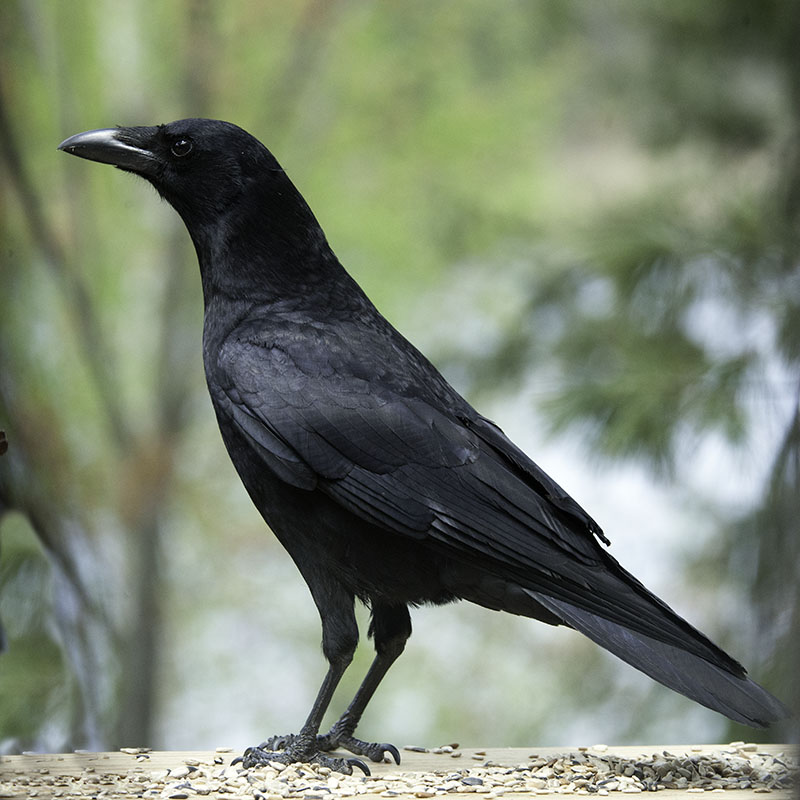
#> input picture EtcFiles/Completed Queries/American Crow/20130529_American_Crow.jpg, 800 x 800 px, found by its file name; its folder holds 4 pictures in this run
$ python augment-images.py
#> lines starting #> are read from the running program, lines starting #| are printed output that depends on the picture; pictures that were not available may be replaced by others from this repository, and a replacement may not be noted
from PIL import Image
from pathlib import Path
import os
import PIL
import string
import random
import pyautogui

bird_species = [
    'American Crow',
    'American Goldfinch',
    'American Robin',
    'Black Capped Chickadee',
    'Blue Jay',
    'Brown Headed Cowbird',
    'Common Grackle',
    'Dark Eyed Junco',
    'Downy Woodpecker',
    'European Starling',
    'Hairy Woodpecker',
    'House Finch',
    'House Sparrow',
    'Male Northern Cardinal',
    'Mourning Dove',
    'Purple Finch',
    'Red Bellied Woodpecker',
    'Red Winged Blackbird',
    'Song Sparrow',
    'Tufted Titmouse',
    'White Breasted Nuthatch'
]

bird_species_files = [
    Path(r'EtcFiles\One-Of-Each-Bird\American_Crow.jpg'),
    Path(r'EtcFiles\One-Of-Each-Bird\American_Goldfinch.jpg'),
    Path(r'EtcFiles\One-Of-Each-Bird\American_Robin.jpg'),
    Path(r'EtcFiles\One-Of-Each-Bird\Black_Capped_Chickadee.jpg'),
    Path(r'EtcFiles\One-Of-Each-Bird\Blue_Jay.jpg'),
    Path(r'EtcFiles\One-Of-Each-Bird\Brown_Headed_Cowbird.jpg'),
    Path(r'EtcFiles\One-Of-Each-Bird\Common_Grackle.jpg'),
    Path(r'EtcFiles\One-Of-Each-Bird\Dark_Eyed_Junco.jpg'),
    Path(r'EtcFiles\One-Of-Each-Bird\Downy_Woodpecker.jpg'),
    Path(r'EtcFiles\One-Of-Each-Bird\European_Starling.jpg'),
    Path(r'EtcFiles\One-Of-Each-Bird\Hairy_Woodpecker.jpg'),
    Path(r'EtcFiles\One-Of-Each-Bird\House_Finch.jpg'),
    Path(r'EtcFiles\One-Of-Each-Bird\House_Sparrow.jpg'),
    Path(r'EtcFiles\One-Of-Each-Bird\Male_Northern_Cardinal.jpg'),
    Path(r'EtcFiles\One-Of-Each-Bird\Mourning_Dove.jpg'),
    Path(r'EtcFiles\One-Of-Each-Bird\Purple_Finch.jpg'),
    Path(r'EtcFiles\One-Of-Each-Bird\Red_Bellied_Woodpecker.jpg'),
    Path(r'EtcFiles\One-Of-Each-Bird\Red_Winged_Blackbird.jpg'),
    Path(r'EtcFiles\One-Of-Each-Bird\Song_Sparrow.jpg'),
    Path(r'EtcFiles\One-Of-Each-Bird\Tufted_Titmouse.jpg'),
    Path(r'EtcFiles\One-Of-Each-Bird\White_Breasted_Nuthatch.jpg')
]

# =============================================
# this loops through all pictures in a subdir

j = 20

# =============================================

def randomString(stringLength=10):
    """Generate a random string of fixed length """
    letters = string.ascii_lowercase
    return ''.join(random.choice(letters) for i in range(stringLength))

# for j in range(len(bird_species)):
base_path = str(bird_species_files[j])
for filename in os.listdir(base_path):
    try:
        if ('.jpg') not in filename:
            os.rename(filename, randomString() + '.jpg')
        if ('%') in filename:
            print('BAD FILE NAME\t:' + filename)
            new_filename = os.rename(filename, randomString() + '.jpg')
            print('NEW FILE NAME\t:' + str(new_filename))
    except FileNotFoundError:
        print('ERROR: CANNOT RENAME FILE')
        continue

for filename in os.listdir(base_path):
    try:
        image = Image.open(filename)
#> image is the input picture: PIL image 800x800 RGB; mean R, G, B 120.8, 129.9, 112.3
        image_rot_90 = image.rotate(90)
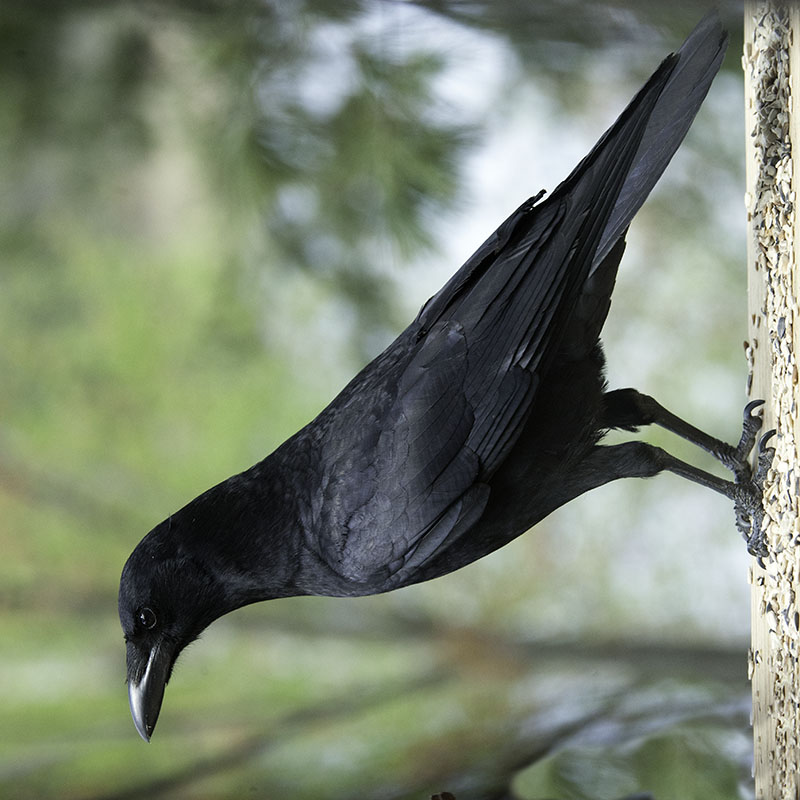
#> image_rot_90: PIL image 800x800 RGB; mean R, G, B 120.8, 129.9, 112.3
        image_rot_90.save('{}_rot_90.jpg'.format(filename[:-4]))
        print('Image rotated 90 degrees')
        image = Image.open(filename)
        image_flip = image.transpose(Image.FLIP_LEFT_RIGHT)
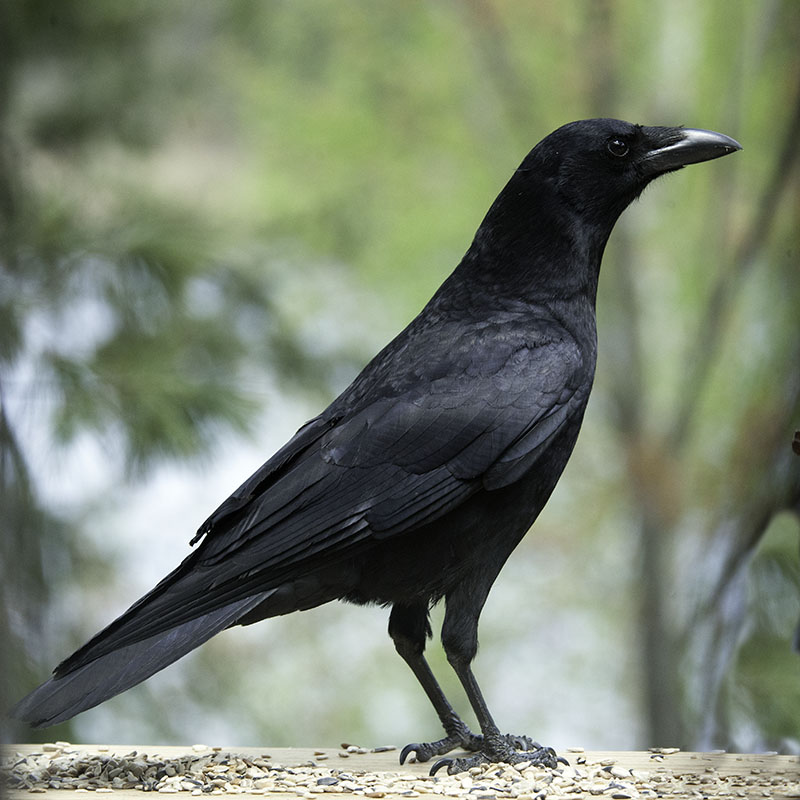
#> image_flip: PIL image 800x800 RGB; mean R, G, B 120.8, 129.9, 112.3
        image_flip.save('{}_flip.jpg'.format(filename[:-4]))
        print('Image flipped successfully')
    except (OSError, ValueError):
        print('ERROR: ROTATE OR FLIP')
        continue

for filename in os.listdir(base_path):
    try:
        image = Image.open(filename)
        greyscale_image = image.convert('L')
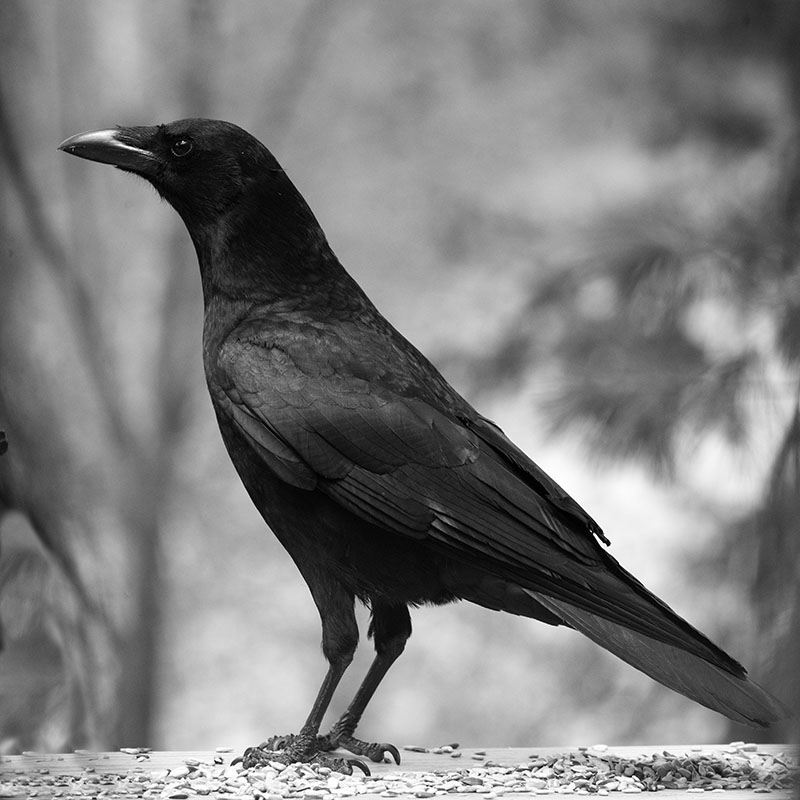
#> greyscale_image: PIL image 800x800 L; min 0, max 255, mean 125.2
        greyscale_image.save('{}_greyscale.jpg'.format(filename[:-4]))
        print('Image greyscaled sucessfully')
    except (OSError, ValueError):
        print('ERROR: GREYSCALE')
        continue

# value error raised if .apsx file
for filename in os.listdir(base_path):
    try:
        image = Image.open(filename)
        image.thumbnail((300, 300))
#> image: PIL image 300x300 RGB
        image.save(filename)
        print('Image resized successfully')
    except (OSError, ValueError):
        print('ERROR: RESIZING')
        continue

i = 0
## renames all files to gibberish. Its useful, I swear
for filename in os.listdir(base_path):
    try:
        new_filename = randomString() + ".jpg"
        os.rename(filename, new_filename)
        i -= -1
        print('Image renamed sucessfully')
    except PermissionError:
        print('ERROR: NAMING')
        continue

# [9 lines of commented-out code are left out]

print("=============================================")
#> (the run stopped early here; a loop or call above may not have finished)

$ run again, on EtcFiles/Completed Queries/American Crow/American Crow_10.jpg
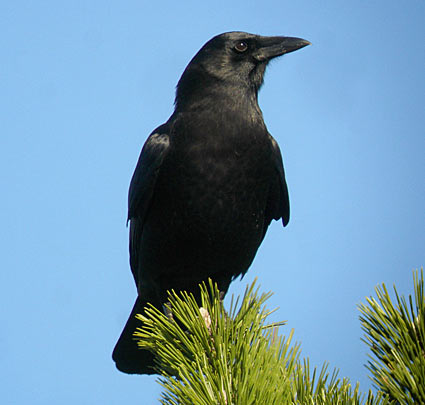
#> input picture EtcFiles/Completed Queries/American Crow/American Crow_10.jpg, 425 x 405 px, found by its file name
#> image is the input picture: PIL image 425x405 RGB; mean R, G, B 113.9, 150.4, 171.9
#> `greyscale_image = image.convert('L')`:
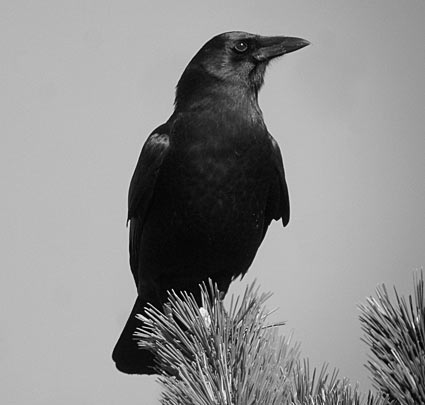
#> greyscale_image: PIL image 425x405 L; min 0, max 253, mean 142
#> `image.thumbnail((300, 300))`:
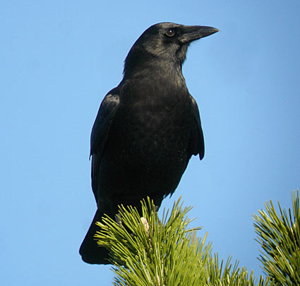
#> image: PIL image 300x286 RGB; mean R, G, B 113.9, 150.4, 171.9

$ run again, on EtcFiles/Completed Queries/American Crow/American Crow_13.jpg
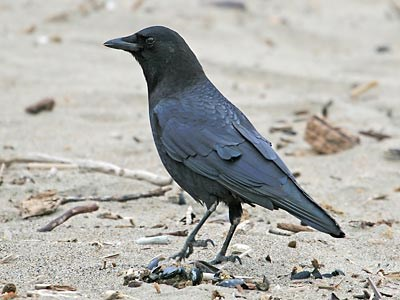
#> input picture EtcFiles/Completed Queries/American Crow/American Crow_13.jpg, 400 x 300 px, found by its file name
#> image is the input picture: PIL image 400x300 RGB; mean R, G, B 176.3, 176.1, 171.7
#> `image_flip = image.transpose(Image.FLIP_LEFT_RIGHT)`:
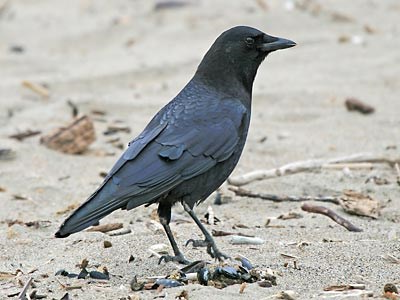
#> image_flip: PIL image 400x300 RGB; mean R, G, B 176.3, 176.1, 171.7
#> `image.thumbnail((300, 300))`:
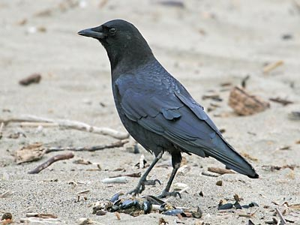
#> image: PIL image 300x225 RGB; mean R, G, B 176.3, 176.1, 171.7

$ run again, on EtcFiles/Completed Queries/American Crow/American Crow_2.jpg
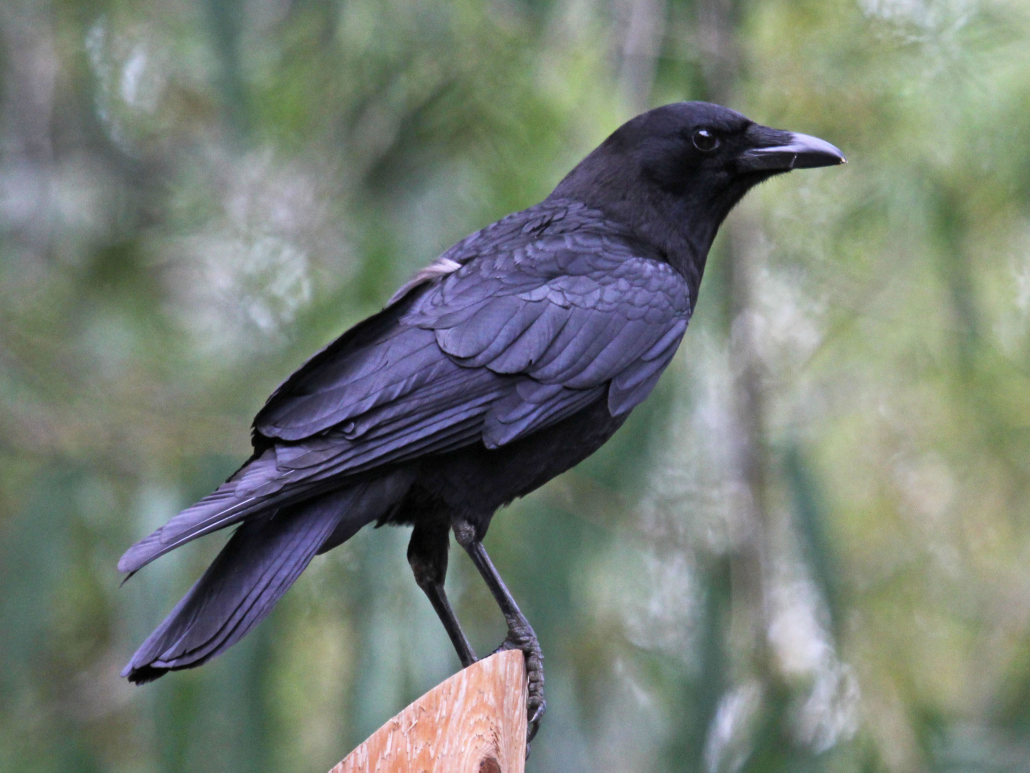
#> input picture EtcFiles/Completed Queries/American Crow/American Crow_2.jpg, 3089 x 2317 px, found by its file name (shown at 1/3 size)
#> image is the input picture: PIL image 3089x2317 RGB; mean R, G, B 117.7, 125.8, 117.6
#> `image_flip = image.transpose(Image.FLIP_LEFT_RIGHT)`:
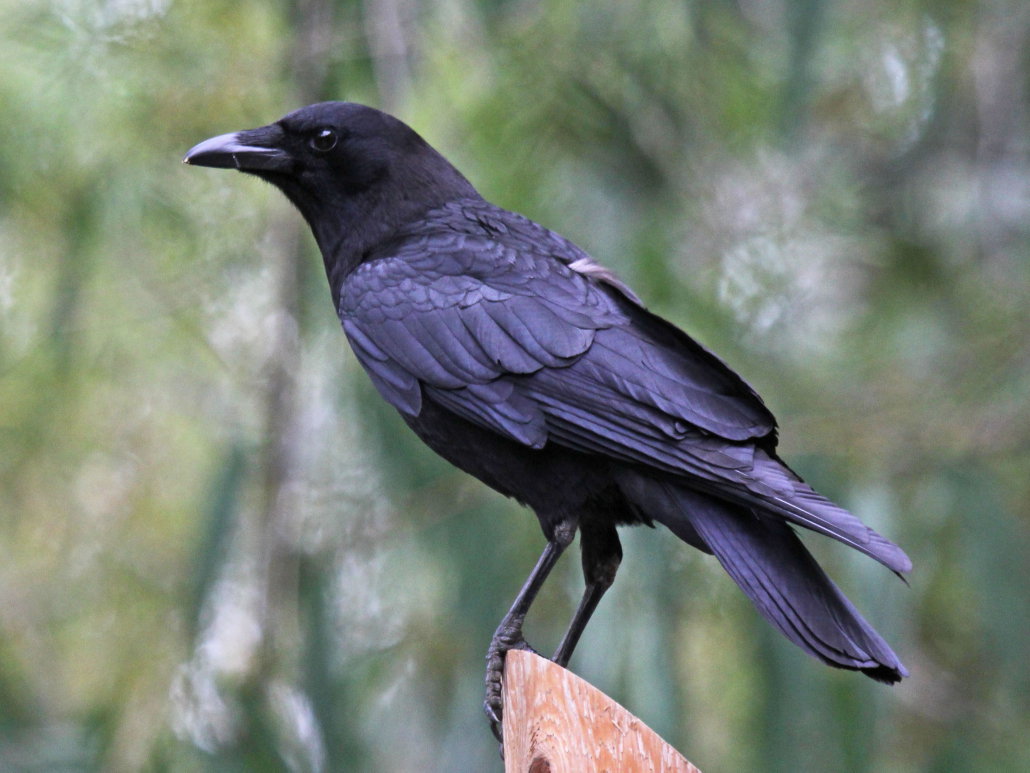
#> image_flip: PIL image 3089x2317 RGB (shown at 1/3 size); mean R, G, B 117.7, 125.8, 117.6
#> `image.thumbnail((300, 300))`:
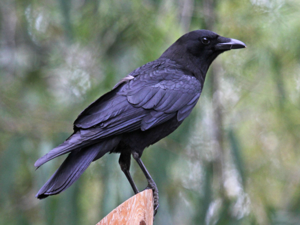
#> image: PIL image 300x225 RGB; mean R, G, B 117.7, 125.8, 117.6
